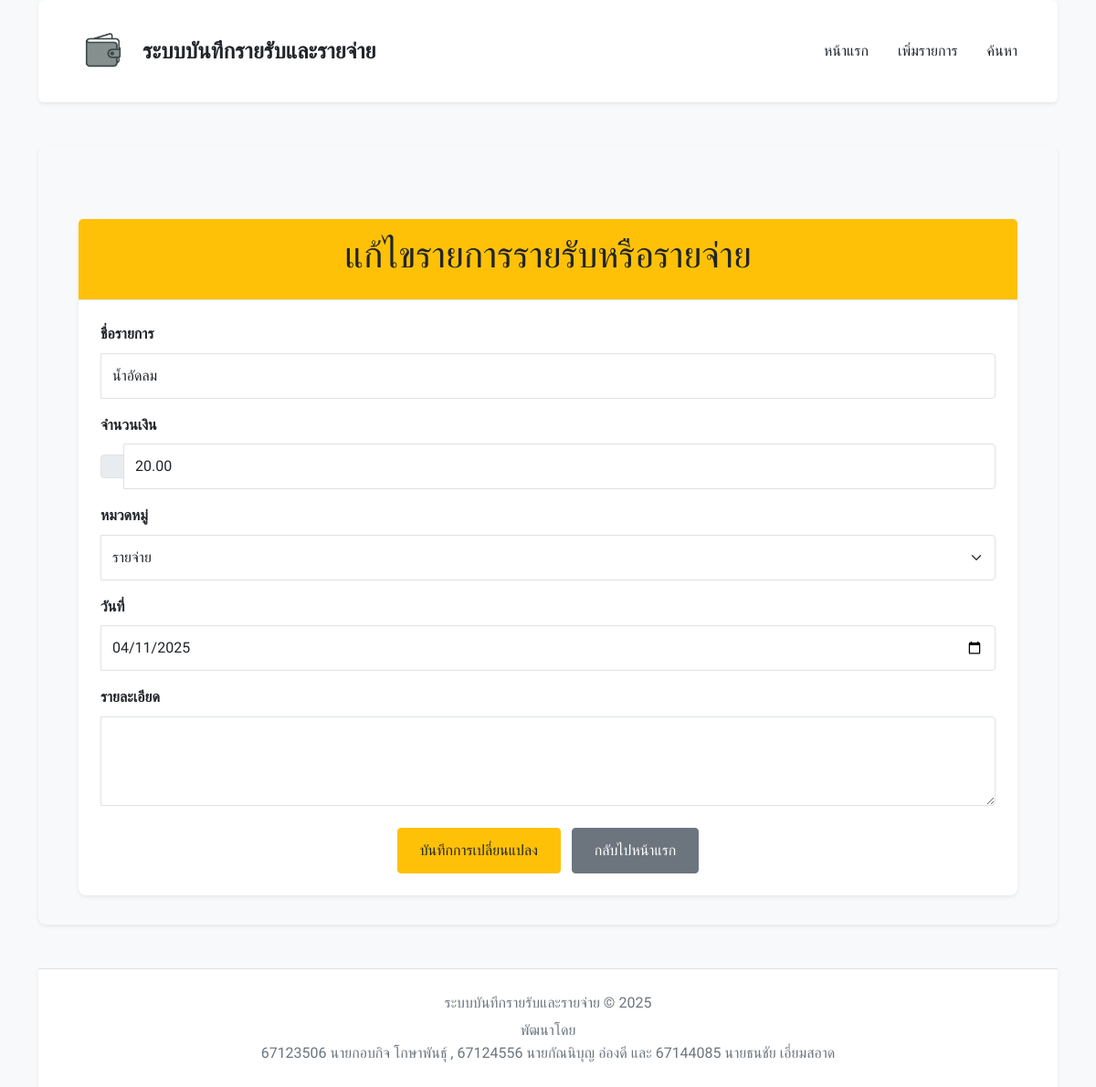
The page /edit/7/ on the database its author committed.
### expense_tracker/models.py (models this page shows, shortened)
class Transaction(models.Model):
    CATEGORY_CHOICES = [
        ('income', 'รายรับ'),
        ('expense', 'รายจ่าย'),
    ]
    name = models.CharField("ชื่อรายการ ", max_length=200)
    amount = models.DecimalField("จำนวนเงิน ", max_digits=10, decimal_places=2)
    category = models.CharField("หมวดหมู่ ", max_length=10, choices=CATEGORY_CHOICES,blank=False, null=False)
    date = models.DateField("วันที่ ")
    description = models.TextField("รายละเอียด ", blank=True, null=True)

### expense_tracker/views.py (the view)
# urls.py: path('edit/<int:pk>/', views.edit_transaction, name='edit_transaction'),
def edit_transaction(request, pk):
    transaction = get_object_or_404(Transaction, pk=pk)
    if request.method == 'POST':
        form = TransactionForm(request.POST, instance=transaction)
        if form.is_valid():
            form.save()
            return redirect('home')
    else:
        form = TransactionForm(instance=transaction)
    return render(request, 'edit_transaction.html', {'form': form, 'transaction': transaction})

### expense_tracker/forms.py
class TransactionForm(forms.ModelForm):
    class Meta:
        model = Transaction
        fields = ['name', 'amount', 'category', 'date', 'description']
        widgets = {
            'date': forms.DateInput(attrs={'type': 'date',}),
        }

### expense_tracker/templates/edit_transaction.html (shortened to what this page needs)
{% extends "base.html" %}
{% block content %}
{% load widget_tweaks %}
<div class="container mt-5">
    <div class="card shadow-sm">
        <div class="card-header bg-warning text-dark text-center py-3">
            <h1>แก้ไขรายการรายรับหรือรายจ่าย</h1>
        </div>
        <div class="card-body p-4">
            <form method="POST">
                <div class="mb-3">
                    <label for="id_name" class="form-label">ชื่อรายการ</label>
                    {{ form.name|add_class:"form-control" }}
                </div>
                <div class="mb-3">
                    <label for="id_amount" class="form-label">จำนวนเงิน</label>
                    <div class="input-group">
                        <span class="input-group-text"></span>
                        {{ form.amount|add_class:"form-control" }}
                    </div>
                </div>
                <div class="mb-3">
                    <label for="id_category" class="form-label">หมวดหมู่</label>
                    {{ form.category|add_class:"form-select" }}
                </div>
                <div class="mb-3">
                    <label for="id_date" class="form-label">วันที่</label>
                    {{ form.date|add_class:"form-control"|attr:"type:date" }}
                </div>
                <div class="mb-3">
                    <label for="id_description" class="form-label">รายละเอียด</label>
                    {{ form.description|add_class:"form-control"|attr:"rows:3" }}
                </div>
                <div class="text-center mt-4">
                    <button type="submit" class="btn btn-warning me-2">บันทึกการเปลี่ยนแปลง</button>
                    <a class="btn btn-secondary" href="{% url 'home' %}">กลับไปหน้าแรก</a>
                </div>
            </form>
        </div>
    </div>
</div>
{% endblock %}

### expense_tracker/static/css/styles.css (style rules this page uses)
:root { --primary-color: #007bff; --secondary-color: #6c757d; --accent-color: #28a745; --light-bg: #f8f9fa; --dark-text: #343a40; --border-color: #dee2e6; }
body { font-family: 'Prompt', sans-serif; color: var(--dark-text); line-height: 1.6; }
.form-control { border: 1px solid var(--border-color); border-radius: 4px; padding: 0.75rem; width: 100%; box-sizing: border-box; }
.form-label { font-weight: bold; margin-bottom: 0.5rem; display: block; }
.card { box-shadow: 0 0.125rem 0.25rem rgba(0, 0, 0, 0.075); border: none; border-radius: 8px; }
.card-header { background-color: var(--primary-color); color: white; text-align: center; padding: 1rem 0; border-radius: 8px 8px 0 0; border-bottom: 1px solid var(--border-color); }
.card-body { padding: 1.5rem; }
.form-select { border: 1px solid var(--border-color); border-radius: 4px; padding: 0.75rem; width: 100%; box-sizing: border-box; }
.input-group { display: flex; align-items: center; }
.input-group-text { background-color: #e9ecef; border: 1px solid var(--border-color); border-radius: 4px 0 0 4px; padding: 0.75rem; color: var(--secondary-color); }
.form-control:not(:first-child), .form-select:not(:first-child) { border-top-left-radius: 0; border-bottom-left-radius: 0; }
.btn-warning { background-color: #ffc107; border-color: #ffc107; color: #212529; padding: 0.75rem 1.5rem; border-radius: 4px; text-decoration: none; transition: background-color 0.3s ease, border-color 0.3s ease; }
.btn-secondary { background-color: var(--secondary-color); border-color: var(--secondary-color); color: white; padding: 0.75rem 1.5rem; border-radius: 4px; text-decoration: none; transition: background-color 0.3s ease, border-color 0.3s ease; }
.text-center { text-align: center; }
.mt-4 { margin-top: 1.5rem; }
.mt-5 { margin-top: 3rem; }
.mb-3 { margin-bottom: 1rem; }
.me-2 { margin-right: 0.5rem; }
.bg-warning { background-color: #ffc107 !important; }
.text-dark { color: #212529 !important; }

### rows shown on the page
Transaction: name "น้ำอัดลม", amount "20.00", category "รายจ่าย", date "04/11/2025"

### other values the page prints
{{ year|default:"2025" }} "2025"
